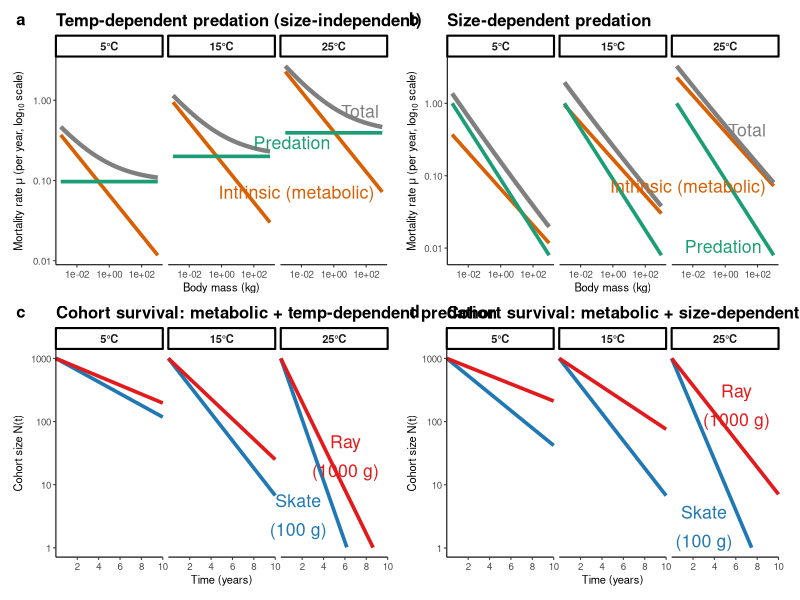
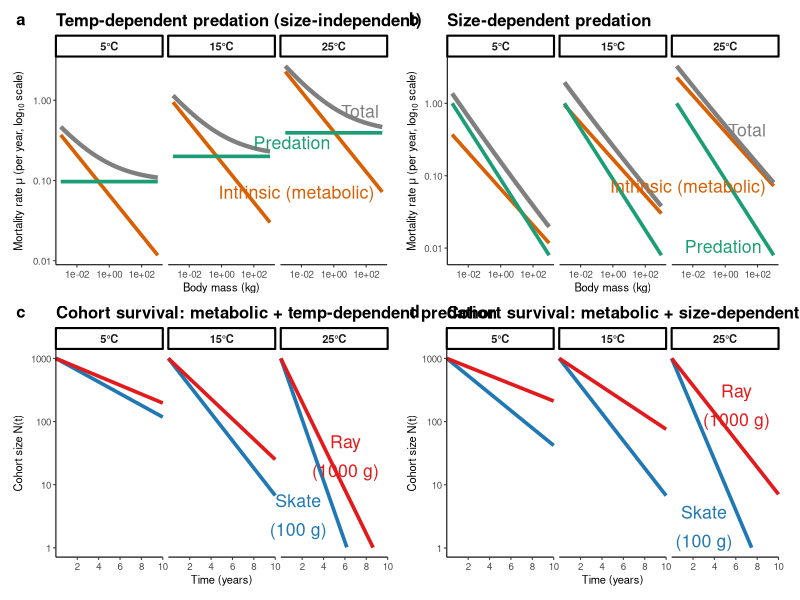
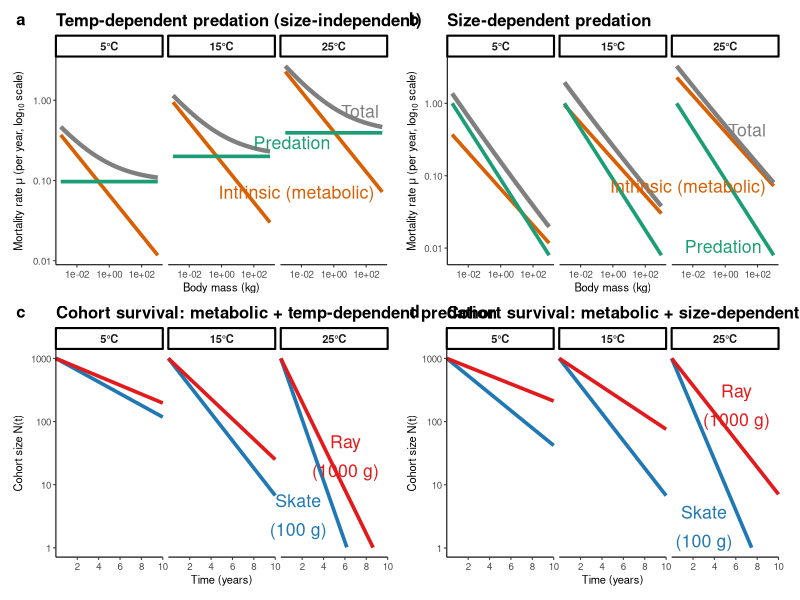

Generate these figures, in order, with R:
## ---- chunk 1
library(ggplot2)
library(tidyr)
library(tibble)
library(patchwork)
library(dplyr)
## ---- chunk 2
# =========================================================
# GLOBAL SETTINGS (edit knobs here)
# =========================================================
E <- 0.65
k <- 8.62e-5

T_set <- c(5, 15, 25)
mass_grid <- 10^seq(-3, 3, length.out = 300)

pred_mult <- c("Low predation" = 0.8,
               "Medium predation" = 1.0,
               "High predation" = 1.2)

# Keep only medium predation use TRUE, else FALSE
USE_SINGLE_SCENARIO <- TRUE
scenarios <- if (USE_SINGLE_SCENARIO) "Medium predation" else names(pred_mult)

# Cohort settings
N0 <- 1000
t_years <- seq(0, 10, by = 0.02)
N_floor <- 1
sizes <- c("Skate (100 g)" = 0.1,
           "Ray (1000 g)"  = 1.0)

# --- Publication font knobs ---
BASE_SIZE     <- 8
TITLE_SIZE    <- 12
SUBTITLE_SIZE <- 8
AXIS_TITLE    <- 8
AXIS_TEXT     <- 7
STRIP_TEXT    <- 8
LEG_TEXT      <- 7
LEG_TITLE     <- 8
LABEL_SIZE    <- 4.5  # geom_text size (ggplot units)
# --- Fixed cohort x-axis (time, years) ---
TIME_MIN    <- 0
TIME_MAX    <- 10
TIME_BREAKS <- seq(2, 10, by = 2)
TIME_MINOR  <- seq(1, 10, by = 1)

SIZE_LABELS <- c(
  "Skate" = expression(atop("Skate", "(100 g)")),
  "Ray"   = expression(atop("Ray", "(1000 g)"))
)

# --- Line width knobs (no dashed lines) ---
LW_COMPONENT <- c("Intrinsic (metabolic)" = 1.25,
                  "Predation"            = 1.25,
                  "Total"                = 1.5)

LW_SIZE <- c("Skate (100 g)" = 1.25,
             "Ray (1000 g)"  = 1.25)

# --- Colours (now by line type, not scenario) ---
COL_COMPONENT <- c("Intrinsic (metabolic)" = "#D95F02", #orange
                   "Predation"            = "#1B9E77", #teal
                   "Total"                = "#7F7F7F")  # grey

COL_SIZE <- c("Skate (100 g)" = "#1F78B4",
              "Ray (1000 g)"  = "#E31A1C")

TAG_SIZE <- 12

# STRIP_COLS <- c(
#   "5°C"  = "#6BAED6",   # blue
#   "15°C" = "#F768A1",   # pink
#   "25°C" = "#FB6A4A"    # red
# )

# --- Theme object (journal-ish) ---
theme_pub <- theme_classic(base_size = BASE_SIZE) +
  theme(
    plot.title        = element_text(size = TITLE_SIZE, face = "bold"),
    plot.subtitle     = element_blank(),   # <-- ADD THIS
    axis.title        = element_text(size = AXIS_TITLE),
    axis.text         = element_text(size = AXIS_TEXT),
    strip.text        = element_text(size = STRIP_TEXT, face = "bold"),
    legend.text       = element_text(size = LEG_TEXT),
    legend.key.height = grid::unit(3.0, "mm"),
    legend.key.width  = grid::unit(5.0, "mm"),
    # give the labels breathing room on the right
    plot.margin       = margin(4, 10, 4, 4),  # top, right, bottom, left (pt)
    plot.tag = element_text(face = "bold", size = TAG_SIZE),
    # optional: nudge inward a bit
    plot.tag.position = c(0.02, 0.98)
  )

# --- Shared y-scale for cohort panels (C & D) ---
y_cohort_scale <- scale_y_log10(
  limits = c(1, 1000),          # adjust if needed
  breaks = c(1, 10, 100, 1000),
  minor_breaks = c(2, 5, 20, 50, 200, 500)
)
# =========================================================
# HELPERS
# =========================================================
cohort <- function(N0, mu_total, t) N0 * exp(-mu_total * t)

right_facet_level <- function(df) tail(levels(df$TempC), 1)

# anchor label x *inside* the panel (prevents falling off)
x_interior_log <- function(x_min, x_max, frac = 0.92) {
  10^(log10(x_min) + frac * (log10(x_max) - log10(x_min)))
}
x_interior_lin <- function(x_min, x_max, frac = 0.92) {
  x_min + frac * (x_max - x_min)
}

# =========================================================
# 1) INTRINSIC MORTALITY (metabolic): size + temperature dependent
# =========================================================
mu_metabolic_rel <- function(M_kg, T_C) {
  T_K <- T_C + 273.15
  M_kg^(-1/4) * exp(-E / (k * T_K))
}

# Calibrate: mu_metabolic(100 g, 15C) = 0.3 / yr
mu_target <- 0.3
alpha <- mu_target / mu_metabolic_rel(M_kg = 0.1, T_C = 15)
mu_metabolic <- function(M_kg, T_C) alpha * mu_metabolic_rel(M_kg, T_C)

# =========================================================
# 2A) PREDATION MODEL A: temperature-dependent (size-independent)
# =========================================================
E_pred <- 0.50
mu_predT_rel <- function(T_C) {
  T_K <- T_C + 273.15
  exp(-E_pred / (k * T_K))
}

mu_pred_ref_target <- 0.20
beta_T <- mu_pred_ref_target / mu_predT_rel(T_C = 15)

mu_pred_T <- function(T_C, scenario) {
  (beta_T * mu_predT_rel(T_C)) * pred_mult[scenario]
}

# =========================================================
# 2B) PREDATION MODEL B: size-dependent (higher in small)
# =========================================================
b_pred <- 0.35
M_ref  <- 0.1

mu_pred_M <- function(M_kg, scenario) {
  mu_pred_ref_target * pred_mult[scenario] * (M_kg / M_ref)^(-b_pred)
}

# =========================================================
# 3) Build mortality data frames (Scenario retained but may be single)
# =========================================================
build_mort_df_T <- function() {
  df <- bind_rows(lapply(T_set, function(TC) {
    bind_rows(lapply(scenarios, function(sc) {
      mu_i <- mu_metabolic(mass_grid, TC)
      mu_e <- rep(mu_pred_T(TC, sc), length(mass_grid))
      mu_t <- mu_i + mu_e

      bind_rows(
        data.frame(Mass = mass_grid, Mu = mu_i, TempC = paste0(TC, "°C"),
                   Scenario = sc, Component = "Intrinsic (metabolic)"),
        data.frame(Mass = mass_grid, Mu = mu_e, TempC = paste0(TC, "°C"),
                   Scenario = sc, Component = "Predation"),
        data.frame(Mass = mass_grid, Mu = mu_t, TempC = paste0(TC, "°C"),
                   Scenario = sc, Component = "Total")
      )
    }))
  }))

  df$TempC <- factor(df$TempC, levels = paste0(T_set, "°C"))
  df$Component <- factor(df$Component, levels = names(LW_COMPONENT))
  df
}

build_mort_df_M <- function() {
  df <- bind_rows(lapply(T_set, function(TC) {
    bind_rows(lapply(scenarios, function(sc) {
      mu_i <- mu_metabolic(mass_grid, TC)
      mu_e <- mu_pred_M(mass_grid, sc)
      mu_t <- mu_i + mu_e

      bind_rows(
        data.frame(Mass = mass_grid, Mu = mu_i, TempC = paste0(TC, "°C"),
                   Scenario = sc, Component = "Intrinsic (metabolic)"),
        data.frame(Mass = mass_grid, Mu = mu_e, TempC = paste0(TC, "°C"),
                   Scenario = sc, Component = "Predation"),
        data.frame(Mass = mass_grid, Mu = mu_t, TempC = paste0(TC, "°C"),
                   Scenario = sc, Component = "Total")
      )
    }))
  }))

  df$TempC <- factor(df$TempC, levels = paste0(T_set, "°C"))
  df$Component <- factor(df$Component, levels = names(LW_COMPONENT))
  df
}

df_mort_T <- build_mort_df_T()
df_mort_M <- build_mort_df_M()

# =========================================================
# 4) Build cohort data frames
# =========================================================
build_cohort_df_T <- function() {
  df <- bind_rows(lapply(T_set, function(TC) {
    bind_rows(lapply(scenarios, function(sc) {
      bind_rows(lapply(names(sizes), function(sz_lab) {
        M0 <- sizes[sz_lab]
        mu_tot <- mu_metabolic(M0, TC) + mu_pred_T(TC, sc)
        data.frame(
          t = t_years,
          N = ifelse(cohort(N0, mu_tot, t_years) < 1,
           NA,
           cohort(N0, mu_tot, t_years)),
          TempC = paste0(TC, "°C"),
          Scenario = sc,
          Size = sz_lab
        )
      }))
    }))
  }))

  df$TempC <- factor(df$TempC, levels = paste0(T_set, "°C"))
  df$Size  <- factor(df$Size, levels = names(LW_SIZE))
  df
}

build_cohort_df_M <- function() {
  df <- bind_rows(lapply(T_set, function(TC) {
    bind_rows(lapply(scenarios, function(sc) {
      bind_rows(lapply(names(sizes), function(sz_lab) {
        M0 <- sizes[sz_lab]
        mu_tot <- mu_metabolic(M0, TC) + mu_pred_M(M0, sc)
        data.frame(
          t = t_years,
          N = ifelse(cohort(N0, mu_tot, t_years) < 1,
           NA,
           cohort(N0, mu_tot, t_years)),
          TempC = paste0(TC, "°C"),
          Scenario = sc,
          Size = sz_lab
        )
      }))
    }))
  }))

  df$TempC <- factor(df$TempC, levels = paste0(T_set, "°C"))
  df$Size  <- factor(df$Size, levels = names(LW_SIZE))
  df
}

df_cohort_T <- build_cohort_df_T()
df_cohort_M <- build_cohort_df_M()

# =========================================================
# 5) LABEL NUDGE LOOKUP TABLE (THIS IS YOUR MAIN TWEAK POINT)
#    dy is multiplicative (good for log y-axes)
#    dx_add is additive in x-units (kg for mortality, years for cohort)
# =========================================================
label_nudges <- tibble::tribble(
  ~panel,     ~key,                    ~dx_add, ~dy,
  "mort_T",   "Intrinsic (metabolic)",   0.75,    0.75,
  "mort_T",   "Predation",              -330.5,  0.75,
  "mort_T",   "Total",                   300,     1.50,

  "mort_M",   "Intrinsic (metabolic)",   0,       0.75,
  "mort_M",   "Predation",              -150,    0.90,
  "mort_M",   "Total",                   0,       4.00,

  "cohort_T", "Skate (100 g)",          -4.9,       3.00,
  "cohort_T", "Ray (1000 g)",           0.0,       26.0,

  "cohort_M", "Skate (100 g)",          -3.5,   2.0,
  "cohort_M", "Ray (1000 g)",           0.0,     16.0
)

# =========================================================
# 6) Label data (ONLY right facet, ONLY one set of labels)
#    - Mortality: label Components (Intrinsic/Predation/Total)
#    - Cohort:    label Sizes (Skate/Ray) with stacked labels
# =========================================================

make_mort_labels <- function(df_mort, panel_name, x_frac = 0.92) {
  stopifnot(length(unique(df_mort$Scenario)) == 1)  # single scenario expected
  right <- right_facet_level(df_mort)

  x_lab <- x_interior_log(min(df_mort$Mass), max(df_mort$Mass), frac = x_frac)

  df_mort %>%
    filter(TempC == right) %>%
    group_by(TempC, Component) %>%
    summarise(
      x = x_lab,
      y = approx(x = Mass, y = Mu, xout = x_lab, rule = 2)$y,
      .groups = "drop"
    ) %>%
    rename(key = Component) %>%   # <-- FIX: Component (not Size)
    left_join(label_nudges %>% filter(panel == panel_name), by = "key") %>%
    mutate(
      dx_add = dplyr::coalesce(dx_add, 0),
      dy     = dplyr::coalesce(dy, 1),
      x      = x + dx_add,
      y      = y * dy
    )
}

make_cohort_labels <- function(df_cohort, panel_name, t_frac = 0.92) {
  stopifnot(length(unique(df_cohort$Scenario)) == 1)
  right <- right_facet_level(df_cohort)

  t_lab <- x_interior_lin(min(df_cohort$t), max(df_cohort$t), frac = t_frac)

  df_cohort %>%
    filter(TempC == right) %>%
    group_by(TempC, Size) %>%
    summarise(
      x = t_lab,
      y = approx(x = t, y = N, xout = t_lab, rule = 2)$y,
      .groups = "drop"
    ) %>%
    rename(key = Size) %>%
    left_join(label_nudges %>% filter(panel == panel_name), by = "key") %>%
    mutate(
      dx_add = dplyr::coalesce(dx_add, 0),
      dy     = dplyr::coalesce(dy, 1),
      x      = x + dx_add,
      y      = y * dy,

      # plotmath stacked labels (ONLY for cohort sizes)
      key_plot = dplyr::case_when(
        key == "Skate (100 g)" ~ "atop('Skate','(100 g)')",
        key == "Ray (1000 g)"  ~ "atop('Ray','(1000 g)')",
        TRUE                   ~ key
      )
    )
}

# Filter once to single scenario (keeps everything consistent)
df_mort_T1   <- df_mort_T   %>% dplyr::filter(Scenario == scenarios[1])
df_mort_M1   <- df_mort_M   %>% dplyr::filter(Scenario == scenarios[1])
df_cohort_T1 <- df_cohort_T %>% dplyr::filter(Scenario == scenarios[1])
df_cohort_M1 <- df_cohort_M %>% dplyr::filter(Scenario == scenarios[1])

# Build label data
lab_mort_T   <- make_mort_labels(df_mort_T1, "mort_T")
lab_mort_M   <- make_mort_labels(df_mort_M1, "mort_M")
lab_cohort_T <- make_cohort_labels(df_cohort_T1, "cohort_T")
lab_cohort_M <- make_cohort_labels(df_cohort_M1, "cohort_M")
# =========================================================
# 7) PLOTS
#    - Mortality: colour = Component, linewidth = Component
#    - Cohort:    colour = Size,      linewidth = Size
#    - Labels: placed INSIDE panel with hjust = 1 (prevents clipping)
# =========================================================
p_mort_T <- ggplot(df_mort_T1,
                   aes(Mass, Mu,
                       group = Component,
                       colour = Component,
                       linewidth = Component)) +
  geom_line() +
  scale_colour_manual(values = COL_COMPONENT) +
  scale_linewidth_manual(values = LW_COMPONENT) +
  scale_x_log10() +
  scale_y_log10() +
  facet_wrap(~ TempC, ncol = 3) +
  labs(
    x = "Body mass (kg)",
    y = expression("Mortality rate " * mu * " (per year, log"[10] * " scale)"),
    title = "Temp-dependent predation (size-independent)",
    subtitle = "Line colour/width = intrinsic, predation, total"
  ) +
  geom_text(
    data = lab_mort_T,
    aes(x = x, y = y, label = key, colour = key),
    inherit.aes = FALSE,
    hjust = 1,           # anchor text INSIDE at x
    size  = LABEL_SIZE
  ) +
  coord_cartesian(clip = "off") +
  theme_pub

p_mort_M <- ggplot(df_mort_M1,
                   aes(Mass, Mu,
                       group = Component,
                       colour = Component,
                       linewidth = Component)) +
  geom_line() +
  scale_colour_manual(values = COL_COMPONENT) +
  scale_linewidth_manual(values = LW_COMPONENT) +
  scale_x_log10() +
  scale_y_log10() +
  facet_wrap(~ TempC, ncol = 3) +
  labs(
    x = "Body mass (kg)",
    y = expression("Mortality rate " * mu * " (per year, log"[10] * " scale)"),
    title = "Size-dependent predation",
    subtitle = "Line colour/width = intrinsic, predation, total"
  ) +
  geom_text(
    data = lab_mort_M,
    aes(x = x, y = y, label = key, colour = key),
    inherit.aes = FALSE,
    hjust = 1,
    size  = LABEL_SIZE
  ) +
  coord_cartesian(clip = "off") +
  theme_pub

p_cohort_T <- ggplot(df_cohort_T1,
                     aes(t, N,
                         group = Size,
                         colour = Size,
                         linewidth = Size)) +
  geom_line(na.rm = TRUE) +
  scale_colour_manual(values = COL_SIZE) +
  scale_linewidth_manual(values = LW_SIZE) +

  ## ---- FIXED TIME AXIS ----
  scale_x_continuous(
    limits = c(TIME_MIN, TIME_MAX),
    breaks = TIME_BREAKS,
    minor_breaks = TIME_MINOR,
    expand = c(0, 0)
  ) +

  scale_y_log10() +
  facet_wrap(~ TempC, ncol = 3) +
  labs(
    x = "Time (years)",
    y = "Cohort size N(t)",
    title = "Cohort survival: metabolic + temp-dependent predation",
    subtitle = "Line colour/width = offspring size"
  ) +
  geom_text(
    data = lab_cohort_T,
    aes(x = x, y = y, label = key_plot, colour = key),
    inherit.aes = FALSE,
    hjust = 1,
    size  = LABEL_SIZE,
    parse = TRUE
  ) +
  coord_cartesian(clip = "off") +
  theme_pub

p_cohort_M <- ggplot(df_cohort_M1,
                     aes(t, N,
                         group = Size,
                         colour = Size,
                         linewidth = Size)) +
  geom_line(na.rm = TRUE) +
  scale_colour_manual(values = COL_SIZE) +
  scale_linewidth_manual(values = LW_SIZE) +

  ## ---- FIXED TIME AXIS ----
  scale_x_continuous(
    limits = c(TIME_MIN, TIME_MAX),
    breaks = TIME_BREAKS,
    minor_breaks = TIME_MINOR,
    expand = c(0, 0)
  ) +

  scale_y_log10() +
  facet_wrap(~ TempC, ncol = 3) +
  labs(
    x = "Time (years)",
    y = "Cohort size N(t)",
    title = "Cohort survival: metabolic + size-dependent predation",
    subtitle = "Line colour/width = offspring size"
  ) +
  geom_text(
    data = lab_cohort_M,
    aes(x = x, y = y, label = key_plot, colour = key),
    inherit.aes = FALSE,
    hjust = 1,
    size  = LABEL_SIZE,
    parse = TRUE
  ) +
  coord_cartesian(clip = "off") +
  theme_pub

# ---------------------------------------------------------
# 8) Assemble (NO theme inside plot_annotation)
# ---------------------------------------------------------

SHOW_LEGEND <- FALSE
LEG_POS <- if (SHOW_LEGEND) "bottom" else "none"

p_mort_T   <- p_mort_T   + theme(legend.position = LEG_POS)
p_mort_M   <- p_mort_M   + theme(legend.position = LEG_POS)
p_cohort_T <- p_cohort_T + theme(legend.position = LEG_POS)
p_cohort_M <- p_cohort_M + theme(legend.position = LEG_POS)

p_2x2 <- (p_mort_T | p_mort_M) /
         (p_cohort_T | p_cohort_M) +
  patchwork::plot_layout(guides = "collect") +
  patchwork::plot_annotation(tag_levels = "a")


p_2x2

# =========================================================
# 9) Save
# =========================================================
ggsave("figures/metabolic_predation_260125.pdf",
       plot = p_2x2, width = 14, height = 9, device = cairo_pdf)

# Save high-resolution PNG (journal + presentations)
ggsave(
  "figures/metabolic_predation_260125.png",
  plot   = p_2x2,
  width  = 14,
  height = 9,
  units  = "in",
  dpi    = 600,
  bg     = "white"
)
